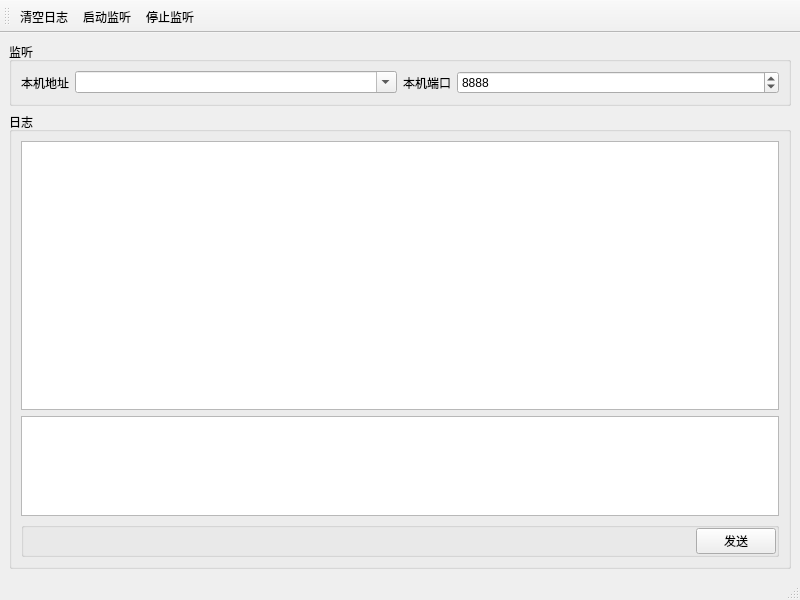
<?xml version="1.0" encoding="UTF-8"?>
<ui version="4.0">
 <class>Whisper_Server</class>
 <widget class="QMainWindow" name="Whisper_Server">
  <property name="geometry">
   <rect>
    <x>0</x>
    <y>0</y>
    <width>800</width>
    <height>600</height>
   </rect>
  </property>
  <property name="windowTitle">
   <string>Whisper_Server</string>
  </property>
  <property name="toolButtonStyle">
   <enum>Qt::ToolButtonTextUnderIcon</enum>
  </property>
  <widget class="QWidget" name="W_Central">
   <layout class="QVBoxLayout" name="verticalLayout_2">
    <item>
     <widget class="QGroupBox" name="GB_Listen">
      <property name="title">
       <string>监听</string>
      </property>
      <layout class="QHBoxLayout" name="horizontalLayout">
       <item>
        <widget class="QLabel" name="L_Address">
         <property name="text">
          <string>本机地址</string>
         </property>
        </widget>
       </item>
       <item>
        <widget class="QComboBox" name="CB_Address">
         <property name="sizePolicy">
          <sizepolicy hsizetype="Expanding" vsizetype="Fixed">
           <horstretch>0</horstretch>
           <verstretch>0</verstretch>
          </sizepolicy>
         </property>
         <property name="editable">
          <bool>true</bool>
         </property>
        </widget>
       </item>
       <item>
        <widget class="QLabel" name="L_Port">
         <property name="text">
          <string>本机端口</string>
         </property>
        </widget>
       </item>
       <item>
        <widget class="QSpinBox" name="SB_Port">
         <property name="sizePolicy">
          <sizepolicy hsizetype="Expanding" vsizetype="Fixed">
           <horstretch>0</horstretch>
           <verstretch>0</verstretch>
          </sizepolicy>
         </property>
         <property name="maximum">
          <number>65535</number>
         </property>
         <property name="value">
          <number>8888</number>
         </property>
        </widget>
       </item>
      </layout>
     </widget>
    </item>
    <item>
     <widget class="QGroupBox" name="GB_Log">
      <property name="title">
       <string>日志</string>
      </property>
      <layout class="QVBoxLayout" name="verticalLayout">
       <item>
        <widget class="QPlainTextEdit" name="PTE_Log"/>
       </item>
       <item>
        <widget class="QPlainTextEdit" name="PTE_Message">
         <property name="maximumSize">
          <size>
           <width>16777215</width>
           <height>100</height>
          </size>
         </property>
        </widget>
       </item>
       <item>
        <widget class="QGroupBox" name="GB_Send">
         <property name="layoutDirection">
          <enum>Qt::LeftToRight</enum>
         </property>
         <property name="title">
          <string/>
         </property>
         <property name="alignment">
          <set>Qt::AlignLeading|Qt::AlignLeft|Qt::AlignVCenter</set>
         </property>
         <layout class="QHBoxLayout" name="horizontalLayout_2">
          <property name="spacing">
           <number>0</number>
          </property>
          <property name="leftMargin">
           <number>0</number>
          </property>
          <property name="topMargin">
           <number>0</number>
          </property>
          <property name="rightMargin">
           <number>0</number>
          </property>
          <property name="bottomMargin">
           <number>0</number>
          </property>
          <item>
           <spacer name="S_Horizontal">
            <property name="orientation">
             <enum>Qt::Horizontal</enum>
            </property>
            <property name="sizeHint" stdset="0">
             <size>
              <width>40</width>
              <height>20</height>
             </size>
            </property>
           </spacer>
          </item>
          <item>
           <widget class="QPushButton" name="PB_Send">
            <property name="sizePolicy">
             <sizepolicy hsizetype="Fixed" vsizetype="Fixed">
              <horstretch>0</horstretch>
              <verstretch>0</verstretch>
             </sizepolicy>
            </property>
            <property name="text">
             <string>发送</string>
            </property>
           </widget>
          </item>
         </layout>
        </widget>
       </item>
      </layout>
     </widget>
    </item>
   </layout>
  </widget>
  <widget class="QMenuBar" name="MB_Menu">
   <property name="geometry">
    <rect>
     <x>0</x>
     <y>0</y>
     <width>800</width>
     <height>30</height>
    </rect>
   </property>
  </widget>
  <widget class="QStatusBar" name="SB_Status"/>
  <widget class="QToolBar" name="TB_Tool">
   <property name="windowTitle">
    <string>toolBar</string>
   </property>
   <property name="iconSize">
    <size>
     <width>20</width>
     <height>20</height>
    </size>
   </property>
   <attribute name="toolBarArea">
    <enum>TopToolBarArea</enum>
   </attribute>
   <attribute name="toolBarBreak">
    <bool>false</bool>
   </attribute>
   <addaction name="A_Clear"/>
   <addaction name="A_Running"/>
   <addaction name="A_Stopped"/>
  </widget>
  <action name="A_Running">
   <property name="icon">
    <iconset resource="images.qrc">
     <normaloff>:/images/icons/play_circle.png</normaloff>:/images/icons/play_circle.png</iconset>
   </property>
   <property name="text">
    <string>启动监听</string>
   </property>
  </action>
  <action name="A_Stopped">
   <property name="icon">
    <iconset resource="images.qrc">
     <normaloff>:/images/icons/stop_circle.png</normaloff>:/images/icons/stop_circle.png</iconset>
   </property>
   <property name="text">
    <string>停止监听</string>
   </property>
  </action>
  <action name="A_Clear">
   <property name="icon">
    <iconset resource="images.qrc">
     <normaloff>:/images/icons/clear.png</normaloff>:/images/icons/clear.png</iconset>
   </property>
   <property name="text">
    <string>清空日志</string>
   </property>
  </action>
 </widget>
 <resources>
  <include location="images.qrc"/>
 </resources>
 <connections/>
</ui>
